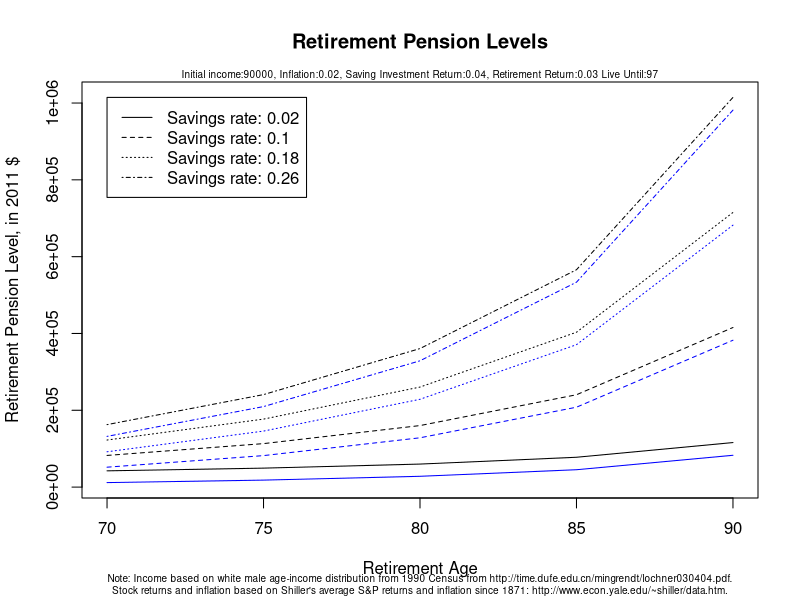
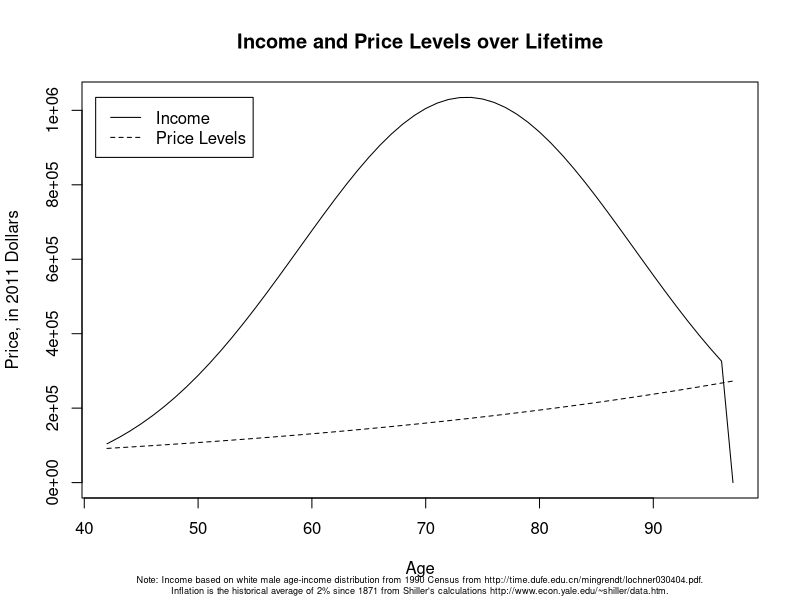

Write the R code that produced these figures, in order.
#library('quantmod')
#getSymbols('CWUR0000SA0',src='FRED')
#sspayment <- function(income,startyear){
    #avgwage <- 40711.61 
    ##http://www.ssa.gov/oact/COLA/piaformula.html
    #initwage <- 9779.44
    #bp1 <- round(180 * avgwage/initwage)
    #bp2 <- round(1085 *avgwage/initwage)
#}
#ssInflation <- mean(annualReturn(to.yearly(CWUR0000SA0)))
ssInflation <- .024


#goal<-1000000
#goal<-c(1e6,5e6,10e6,15e6)
#requiredSavings<-(goal-w0*(1+investmentReturn)^(T1+1))/(initialIncome*sum((1+investmentReturn)^(T-t))) 
#initialIncome=log(90000)
#income <- (exp(initialIncome + .1301*t - .0023*t^2)) * (t < T1)
##income[t>T1] <- 0

##This code looks to see what rate of savings every year is necessary to meet
##the annual earnings from the retirement income goal of a certain amount of
##money in real terms as an annuity for T2-T1.  I.e. one could receive an
##annuity of $50,000 per year from retirement for 30 years with the savings
##rate from the first value.
##Timing is: in the first period you start with 
##savings[1] <- w0*(1+investmentReturn)
##for (i in 2:T1+1) {
    ##savings[i] <- savings[i-1]*(1+retirementInvestmentReturn)+income[i]*savingsRate
    ##print(savings[i])
##}
earlyfactor <- function(birthday,retDate){
    today <- Sys.Date()
    now <- as.numeric(format(today,"%Y"))
    myage <- floor(as.double(today-birthday)/365.25)
    birthyear <- as.numeric(format(birthday,"%Y"))
    if (birthyear < 1938)  normalretirementdate <- birthday + 65*365.25 
    if (birthyear >= 1938 & birthyear < 1943) normalretirementdate <- birthday + 65*365.25 +365.35 * (birthyear - 1937)/6
    if (birthyear >= 1943 & birthyear < 1955) normalretirementdate <- birthday + 66*365.25
    if (birthyear >= 1955 & birthyear < 1961) normalretirementdate <- birthday + 66*365.25 +365.35 * (birthyear - 1954)/6
    if (birthyear > 1960) normalretirementdate <- birthday + 67*365.25
    as.numeric(format(normalretirementdate,"%Y"))-birthyear

    #if (birthyear < 1938)  earlyprice <- birthday + 65*365.25 
    #if (birthyear >= 1938 & birthyear < 1943) normalretirementdate <- birthday + 65*365.25 +365.35 * (birthyear - 1937)/6
    #if (birthyear >= 1943 & birthyear < 1955) normalretirementdate <- birthday + 66*365.25
    #if (birthyear >= 1955 & birthyear < 1961) normalretirementdate <- birthday + 66*365.25 +365.35 * (birthyear - 1954)/6
    #if (birthyear > 1960) normalretirementdate <- birthday + 67*365.25

    #print(c(normalretirementdate,retDate,min(retDate,birthday+70*365.25)))
    lateprice <- min(.08,.03+ceiling((birthyear - 1924)/2)*.005)
    #print(lateprice)
    #print(as.numeric(min(retDate,birthday + 70*365.25)-normalretirementdate))
    retirementadjustmentmonths <- as.numeric(min(retDate,birthday + 70*365.25)-normalretirementdate)/(365.25/12)
    #print(normalretirementdate)
    #print(retirementadjustmentmonths)
    if (retirementadjustmentmonths < 0){
        retirementadjustmentmonths <- ceiling(retirementadjustmentmonths) 
        if (retirementadjustmentmonths < -36) retfactor <- .8+max(5/1200*(retirementadjustmentmonths-36),-.1)
        if (retirementadjustmentmonths >= -36) retfactor  <- 1+5/900*retirementadjustmentmonths
    }
    if (retirementadjustmentmonths >= 0){
        retirementadjustmentmonths  <-  floor(retirementadjustmentmonths)
        #print(retirementadjustmentmonths)
        retfactor <- 1+lateprice/12*retirementadjustmentmonths
    }
    return(retfactor)
}
    #retirementadjustmentmonths <- floor(retirementadjustmentmonths) if retirementadjustmentmonths > 0
    #print(as.numeric(retirementadjustment))
#}

mybirthday <- as.Date('1984-11-18')
a1<-earlyfactor(mybirthday,as.Date('2052-4-18'))
a2<-earlyfactor(mybirthday,as.Date('2046-4-18'))
a3<-earlyfactor(mybirthday,as.Date('2066-4-18'))
#print(c(a1,a2,a3))
today <- Sys.Date()
myage <- floor(as.double(today-mybirthday)/365.25)
now <- as.numeric(format(today,"%Y"))
#now <- as.numeric(format(today,"%Y"))
#myage <- as.numeric(format(today,"%Y")) - as.numeric(format(mybirthday,"%Y"))

T2<-97-myage
w0<-25000
#w0 <- 0
t<-seq(1,T2)
investmentReturn<-.04
#investmentReturn<-.04
#This return level is from Shiller's website:
#http://www.econ.yale.edu/~shiller/data.htm
retirementInvestmentReturn<-.03
inflation<-.02
#initialIncome=log(50000)
initialIncome=log(90000)
a <- read.csv('wages.csv',head=TRUE,sep="\t")
#These are historical wage levels for the last 59 years for SS
res <- line(a$Year,log(a$Index))
#incomeIndex[a$Year] <- a$Index
time <- seq(min(a$Year), now+T2-1)
p <- exp(res$coefficients[1]  + res$coefficients[2]*time)
p <- 40711.61 * (1+ssInflation)^(time-2009)
p[1:length(a$Index)] <- a$Index
scale <- p/p[1]

avgwage <- 40711.61 
#http://www.ssa.gov/oact/COLA/piaformula.html
initwage <- 9779.44
bp1 <- round(180 * avgwage/initwage)
bp2 <- round(1085 *avgwage/initwage)
estate <- 500000
pension <- function(retirementDate,sR,ssType){
    today <- Sys.Date()
    j <- retirementDate - today
    T1 <- floor(as.double(retirementDate - today)/365.25)
    #mybirthday
    #now <- as.numeric(format(today,"%Y"))
    #myage <- floor(as.double(today-birthday)/365.25)
    #birthyear <- as.numeric(format(birthday,"%Y"))
    returnHistory <- rep(investmentReturn,T2-1)
    returnHistory[t>=T1] <- retirementInvestmentReturn
    income <- (exp(initialIncome + .1301*t - .0023*t^2)*(1+inflation)^t) * (t < T1)
    #income <- (exp(initialIncome + .03*t)*(1+inflation)^t) * (t < T1)
    #income comes from Heckman's 50 years of Mincer regressions:
    ##http://time.dufe.edu.cn/mingrendt/lochner030404.pdf, table 2 for white Men in 1990

    #income <- ts(income,start=now,frequency=1)
    #income <- as.xts(income)
    #income <- scale*(exp(initialIncome + .1301*t - .0023*t^2)) * (t < T1)
    #note: I think income growth just seems really spectacular unless I
    #assume that it's nominal.  But my buest guess is really that the
    #equation from Heckman Lochner Todd must be real, since it's all in a
    #cross-section.  To make it real, just use the version of this income
    # equation with scale
    retirementConsumptionPath <- ((1+inflation)^t) * (t >=T1)
    savingsRate <- sR
    remaining <- function(retirementIncomeGoal){
        X <- diag(T2) - rbind(rep(0,T2),cbind(diag(returnHistory[2:T2]+1),rep(0,T2-1)))
        q <- savingsRate*income -  retirementConsumptionPath * retirementIncomeGoal
        q[1] <- q[1]+w0
        savings <- solve(X) %*% q
        #return((savings[T2]-estate*(1+inflation)^T2)^2)
        return((savings[T2])^2)
    }
    calcSavings <- function(retirementIncomeGoal){
        X <- diag(T2) - rbind(rep(0,T2),cbind(diag(returnHistory[2:T2]+1),rep(0,T2-1)))
        q <- savingsRate*income -  retirementConsumptionPath * retirementIncomeGoal
        q[1] <- q[1]+w0
        savings <- solve(X) %*% q
        #return((savings[T2]-estate*(1+inflation)^T2)^2)
        ss <- calcSS(ssType)
        return(list(savings=savings,consumption=(1-savingsRate)*income + retirementConsumptionPath * retirementIncomeGoal,socialSecurity=ss))
    }
    calcSS <- function(type='current'){
        if (type == 'none') return(0)
        if (type == 'current'){
            #income <- (exp(initialIncome + .1301*t - .0023*t^2)) 
            ficamax <- 106800*(1+ssInflation)^(t-1)
            indexedIncome <- sapply(income,min,106800*(1+ssInflation)^(t-1))/(avgwage*(1+ssInflation)^(t-1))
            aime <- mean(sort(indexedIncome,decreasing=TRUE)[1:35])
            bp1 <- 180 /initwage
            bp2 <- 1085 /initwage
            piaFactor <- .9*min(aime,bp1) + .32*(min(aime,bp2)-bp1) + .15*min(aime-bp2,0)
            yearlyFactor <- 12 * piaFactor
            early <- earlyfactor(mybirthday,retirementDate)
            ss <- early * yearlyFactor * avgwage*(1+ssInflation)^(t-1) * (t >=T1)
            return(ss)
        }
        if (type == 'bowles-simpson'){
            ficamax <- 106800*(1+ssInflation)^(t-1)
            indexedIncome <- sapply(income,min,106800*(1+ssInflation)^(t-1))/(avgwage*(1+ssInflation)^(t-1))
            aime <- mean(sort(indexedIncome,decreasing=TRUE)[1:35])
            bp1 <- 180 /initwage
            bp2 <- 1085 /initwage
            piaFactor <- .9*min(aime,bp1) + .32*(min(aime,bp2)-bp1) + .15*min(aime-bp2,0)
            yearlyFactor <- 12 * piaFactor
            early <- earlyfactor(mybirthday,retirementDate)
            ss <- early * yearlyFactor * avgwage*(1+ssInflation)^(t-1) * (t >=T1)
            return(ss)
        }
        if (type == 'domenici-rivlin'){
            ficamax <- 106800*(1+ssInflation)^(t-1)
            indexedIncome <- sapply(income,min,106800*(1+ssInflation)^(t-1))/(avgwage*(1+ssInflation)^(t-1))
            aime <- mean(sort(indexedIncome,decreasing=TRUE)[1:35])
            bp1 <- 180 /initwage
            bp2 <- 1085 /initwage
            piaFactor <- .9*min(aime,bp1) + .32*(min(aime,bp2)-bp1) + .15*min(aime-bp2,0)
            yearlyFactor <- 12 * piaFactor
            early <- earlyfactor(mybirthday,retirementDate)
            ss <- early * yearlyFactor * avgwage*(1+ssInflation)^(t-1) * (t >=T1)
            return(ss)
        }
    }
    optimal <- optimize(remaining, interval=c(1000,1000000))$minimum
    return(list(consumption=optimal,savings=calcSavings(optimal),income=income))
}

s <- seq(.02,.26,by=.08)
age <- seq(29,54, by=5)
#retirementage <- age + myage
retirementage <- seq(Sys.Date()+29*365.25 ,Sys.Date()+49*365.25, by=5*365.25)
testoutput <- pension(as.Date("2083-10-22"),.15,'current')
#retirementage <- c("2041-11-18","2051-11-18","2061-11-18")
z <- matrix(0,nrow=length(s),ncol=length(retirementage),dimnames=c(list(s),list(retirementage)))
noss <- matrix(0,nrow=length(s),ncol=length(retirementage),dimnames=c(list(s),list(retirementage)))
today <- Sys.Date()

for(i in 1:length(s)){
    for(j in 1:length(retirementage)){
        result <- pension(retirementage[j],s[i],'current')
        #z[i,j] <- result$consumption
        #print(result$savings$socialSecurity)
        ssStartTime <- floor(as.double(retirementage[j]-today)/365.25)
        #firstSSPayment <- result$savings$socialSecurity[result$savings$socialSecurity>0][1]*(1+inflation)^(-ssStartTime)
        print(c(result$savings$socialSecurity[result$savings$socialSecurity>0][1]*(1+inflation)^(-ssStartTime),result$consumption))
        z[i,j] <- result$consumption + result$savings$socialSecurity[result$savings$socialSecurity>0][1]*(1+inflation)^(-ssStartTime)
        noss[i,j] <- result$consumption 
    }
}

pdf('Pensions.pdf')
a <- floor(as.double(retirementage-mybirthday)/365.25)
plot(a,z[length(s),],type="n",ylim=range(z,noss),xlab="Retirement Age",ylab="Retirement Pension Level, in 2011 $")
title(main="Retirement Pension Levels", sub=paste("Note: Income based on white male age-income distribution from 1990 Census from http://time.dufe.edu.cn/mingrendt/lochner030404.pdf.
Stock returns and inflation based on Shiller's average S&P returns and inflation since 1871: http://www.econ.yale.edu/~shiller/data.htm."), cex.sub=.6)
mtext(paste("Initial income:" ,exp(initialIncome), ", Inflation:", inflation, ", Saving Investment Return:",investmentReturn, ", Retirement Return:", retirementInvestmentReturn ," Live Until:",T2+myage,sep=""), cex=.6) 
for(i in 1:length(s)){
    lines(a,z[i,],lty=i)
    lines(a,noss[i,],lty=i,col="blue")
}
legend(a[1],range(z)[2],paste("Savings rate:",s),lty=1:length(s))
dev.off()

#income <- (exp(initialIncome + .1301*t - .0023*t^2)) 
#ficamax <- 106800*(1+ssInflation)^(t-1)
#indexedIncome <- sapply(income,min,106800*(1+ssInflation)^(t-1))/(avgwage*(1+ssInflation)^(t-1))
#aime <- mean(sort(indexedIncome,decreasing=TRUE)[1:35])
#bp1 <- 180 /initwage
#bp2 <- 1085 /initwage
#piaFactor <- .9*min(aime,bp1) + .32*(min(aime,bp2)-bp1) + .15*min(aime-bp2,0)
#yearlyFactor <- 12 * piaFactor
#ss <- yearlyFactor * avgwage*(1+ssInflation)^(t-1) * (t >=T1)

pdf('income.pdf')
plot(t+myage,testoutput$income,type="n",xlab="Age",ylab="Price, in 2011 Dollars")
lines(t+myage,testoutput$income, lty=1)
prices <- exp(initialIncome)*(1+inflation)^t
lines(t+myage,prices, lty=2)
title("Income and Price Levels over Lifetime",sub="Note: Income based on white male age-income distribution from 1990 Census from http://time.dufe.edu.cn/mingrendt/lochner030404.pdf.
Inflation is the historical average of 2% since 1871 from Shiller's calculations http://www.econ.yale.edu/~shiller/data.htm.", cex.sub=.55)
legend(myage,range(testoutput$income)[2],c("Income","Price Levels"),lty=1:2)
dev.off()

##remaining <- function(sR,t1,t2,rH,inc,retConPath,w0){
##X <- diag(t2) - rbind(rep(0,t2),cbind(diag(rH[2:t2]+1),rep(0,t2-1)))
##q <- sR*inc -  retConPath * retirementIncomeGoal
##q[1] <- q[1]+w0
##savings <- solve(X) %*% q
##return(savings[t2]
##}

#mult<-((1+retirementInvestmentReturn)/(1+inflation))^(-(t-(T1+1)))
#for (i in (T1+1):T2) {
    #savings[i] <-  savings[i-1]*(1+retirementInvestmentReturn[i]) - retirementConsumptionPath[i] * retirementIncomeGoal
#}
#X <- diag(T2) - rbind(rep(0,T2),cbind(diag(retirementInvestmentReturn[2:T2]+1),rep(0,T2-1)))
#q <- savingsRate*income - retirementConsumption

##savings[T1] <- savings[T1-1]*(1+retirementInvestmentReturn)+income[T1]*savingsRate
#retirementIncomeGoal<-c(4000,40e3,75e3,100e3,200e3)
#retirementIncomeGoal<-80e3
#inflatedRetirementIncomeGoal<-retirementIncomeGoal*(1+inflation)^T1
#t<-seq(T2+1,T2)
#mult<-((1+retirementInvestmentReturn)/(1+inflation))^(-(t-(T1+1)))
#retirementNeed<-inflatedRetirementIncomeGoal*sum(mult)
#retiredsavings <- 0*requiredSavings
#retiredsavings[1] <- w0+income[1]*savingsRate
#for (i in (T1+1):T2) {
    #print(c(i,savings[i-1]*(1+inflatedRetirementIncomeGoal),retirementIncomeGoal*(1+inflation)^(i-(T1+1))))
    #savings[i] <-  savings[i-1]*(1+retirementInvestmentReturn) - inflatedRetirementIncomeGoal*(1+inflation)^(i-(T1+1))
#}
#t<-seq(0,T1)
#requiredSavings<-(retirementNeed-w0*(1+investmentReturn)^(T1+1))/(initialIncome*sum((1+investmentReturn)^(T-t)))
##plot(retirementIncomeGoal,requiredSavings)
#output <- cbind(retirementIncomeGoal,inflatedRetirementIncomeGoal,retirementNeed)
#output <- cbind(output,requiredSavings)
#output

#My life expectancy stuff is this:
#Life Expectancy: 86.09
#Lower Quartile : 78.48
#Median Lifetime: 88.47
#Upper Quartile : 96.51
#This is from here:http://gosset.wharton.upenn.edu/mortality/perl/CalcForm.html
#I wanted to use a weibull distributino and roughly match the shape of the
#lines in this table: http://www.ssa.gov/oact/NOTES/as120/LifeTables_Body.html
#It looks like pweibull(x,7.75,scale=92.5) looks pretty decent and more or less
#matches my moments
